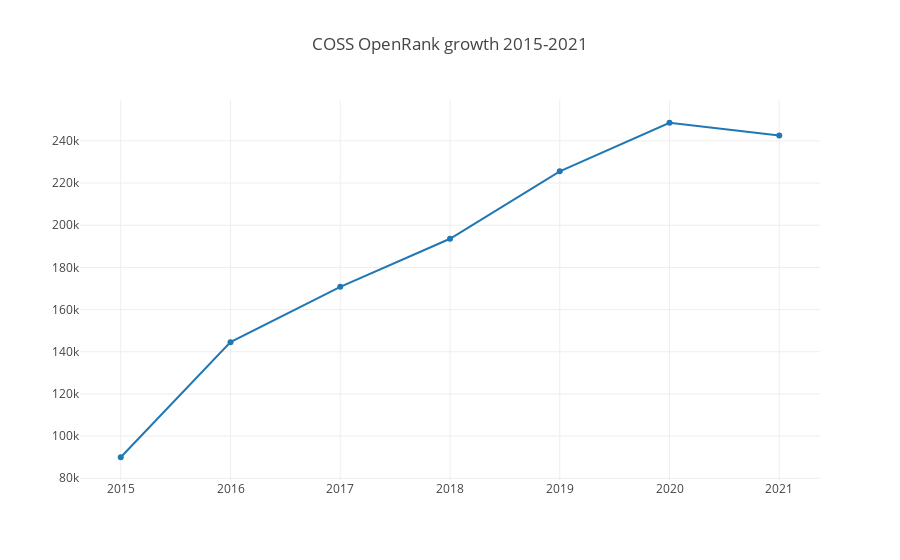

Notebook cell for this chart:
### Markdown cell above
## OpenRank growth for global COSS

### Code cell
openDigger.index.openrank.getRepoOpenrank({
    labelUnion: [':companies/coss'],
    startYear: 2015,
    endYear: 2021,
    startMonth: 1,
    endMonth: 12,
    groupTimeRange: 'year',
    groupBy: 'Company',
    limit: -1,
    order: 'DESC',
}).then(data => {
    var x = [2015, 2016, 2017, 2018, 2019, 2020, 2021];
    var y = [];
    for (var i = 0; i < x.length; i++) {
        var openrank = 0;
        data.forEach(row => openrank += row.openrank[i] ?? 0);
        y.push(openrank);
    }
    openDigger.render.plotly([{
        x,
        y,
        name: 'openrank',
    }], {title: 'COSS OpenRank growth 2015-2021'});
});

### Figure 1 — Plotly figure (JSON) as saved in the notebook; plotly's stock layout.template omitted (floating-point values rounded to 4 significant figures)
{"data": [{"name": "openrank", "x": [2015, 2016, 2017, 2018, 2019, 2020, 2021], "y": [89980.0, 144500.0, 170800.0, 193600.0, 225600.0, 248600.0, 242600.0]}], "layout": {"autosize": true, "title": {"text": "COSS OpenRank growth 2015-2021"}, "xaxis": {"autorange": true, "range": [2015.0, 2021.0], "type": "linear"}, "yaxis": {"autorange": true, "range": [76890.0, 261700.0], "type": "linear"}}}
